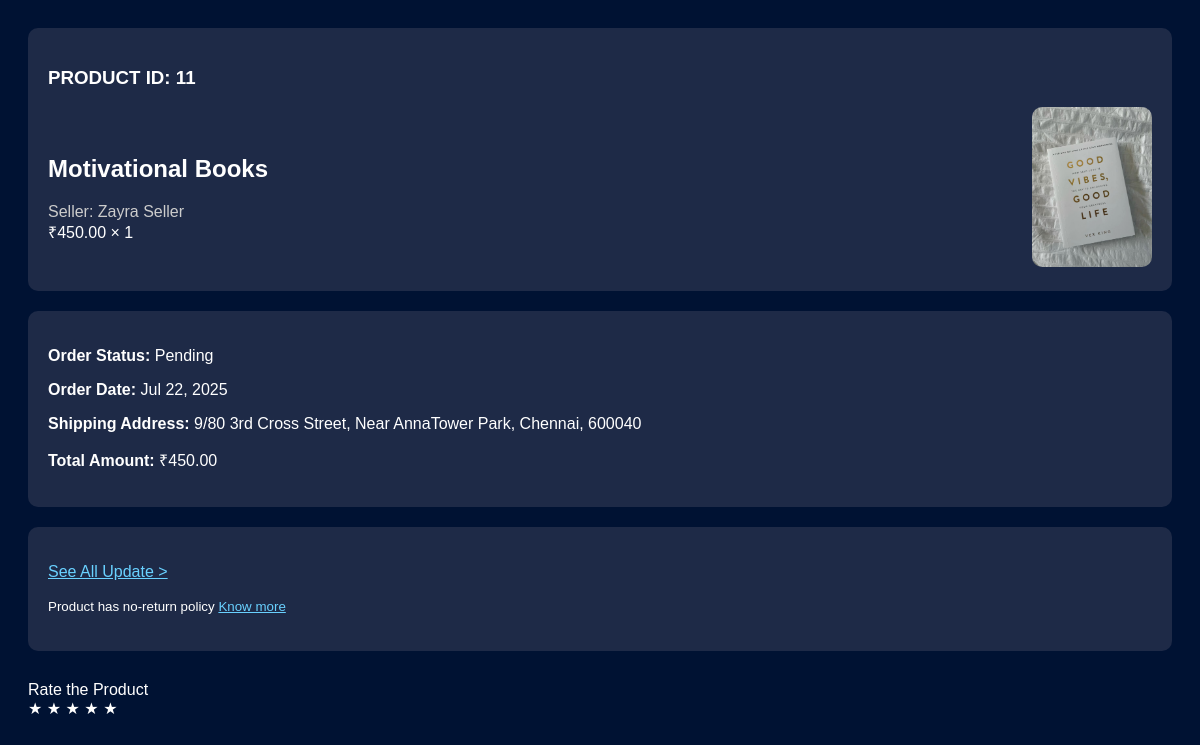
Page /orders/track/11/ (signed in) on the committed database.
### orders/models.py (models this page shows)
class Order(models.Model):
    STATUS_CHOICES = [
        ('Pending', 'Pending'),
        ('Confirmed', 'Confirmed'),
        ('Shipped', 'Shipped'),
        ('Delivered', 'Delivered'),
        ('Returned', 'Returned'),
    ]
    user = models.ForeignKey(User, on_delete=models.CASCADE)
    coupon = models.ForeignKey(Coupon, on_delete=models.SET_NULL, null=True, blank=True)
    status = models.CharField(max_length=20, choices=STATUS_CHOICES, default='Pending')
    shipping_address = models.TextField()
    billing_address = models.TextField()
    total_amount = models.DecimalField(max_digits=10, decimal_places=2)
    created_at = models.DateTimeField(auto_now_add=True)

class OrderItem(models.Model):
    order = models.ForeignKey(Order, on_delete=models.CASCADE)
    product = models.ForeignKey(Product, on_delete=models.CASCADE)
    quantity = models.PositiveIntegerField()
    price = models.DecimalField(max_digits=10, decimal_places=2)

### products/models.py (models this page shows, shortened)
class Product(models.Model):
    category = models.ForeignKey(Category, on_delete=models.CASCADE, related_name='products')
    name = models.CharField(max_length=255)
    price = models.DecimalField(max_digits=10, decimal_places=2)
    image = models.ImageField(upload_to='products/', default='products/default.jpg')
    description = models.TextField(blank=True, null=True)

### orders/views.py (the view)
# urls.py: path('track/<int:order_id>/', views.track_order, name='track'),
@login_required
def track_order(request, order_id):
    order = get_object_or_404(Order, id=order_id)
    order_items = OrderItem.objects.filter(order=order)
    context = {
        'order': order,
        'order_items': order_items,
    }
    return render(request, 'prod_content/product_tracking.html', context)

### prod_content/templates/prod_content/product_tracking.html (shortened to what this page needs)
{% load static %}
<!DOCTYPE html>
<html>
<head>
</head>
<body>
  <div class="card">
    <h3>PRODUCT ID: {{ order.id }}</h3>
    {% for item in order_items %}
      <div class="product-box">
        <div class="product-info">
          <h2>{{ item.product.name }}</h2>
          <div class="subtitle">Seller: {{ item.product.seller_name|default:"Zayra Seller" }}</div>
          <div>₹{{ item.price }} × {{ item.quantity }}</div>
        </div>
        <div class="product-img">
          <img src="{{ item.product.image.url }}" alt="{{ item.product.name }}">
        </div>
      </div>
    {% endfor %}
  </div>
  <div class="card">
    <p><strong>Order Status:</strong> {{ order.status }}</p>
    <p><strong>Order Date:</strong> {{ order.created_at|date:"M d, Y" }}</p>
    <p><strong>Shipping Address:</strong> {{ order.shipping_address }}</p>
    <p><strong>Total Amount:</strong> ₹{{ order.total_amount }}</p>
  </div>
  <div class="card">
    <p><a href="#" style="color: #69d1ff;">See All Update ></a></p>
    <p><small>Product has no-return policy <a href="#" style="color: #69d1ff;">Know more</a></small></p>
  </div>
  <div class="rating">
    <label>Rate the Product</label><br/>
    ★ ★ ★ ★ ★
  </div>
</body>
</html>

### prod_content/templates/prod_content/product_tracking.html (style rules this page uses)
body { background-color: #001233; color: white; font-family: Arial, sans-serif; padding: 20px; }
.card { background-color: #1e2a47; padding: 20px; border-radius: 10px; margin-bottom: 20px; }
.product-box { display: flex; justify-content: space-between; align-items: center; }
.product-info { max-width: 70%; }
.product-img img { width: 120px; border-radius: 10px; }
.subtitle { color: #ccc; }
.rating { margin-top: 30px; }

### rows in the picture
Order: id "11", status "Pending", created_at "Jul 22, 2025", shipping_address "9/80 3rd Cross Street, Near AnnaTower Park, Chennai, 600040", total_amount "450.00"
OrderItem: product.name "Motivational Books", product.seller_name "Zayra Seller", price "450.00", quantity "1", product.image (picture)
